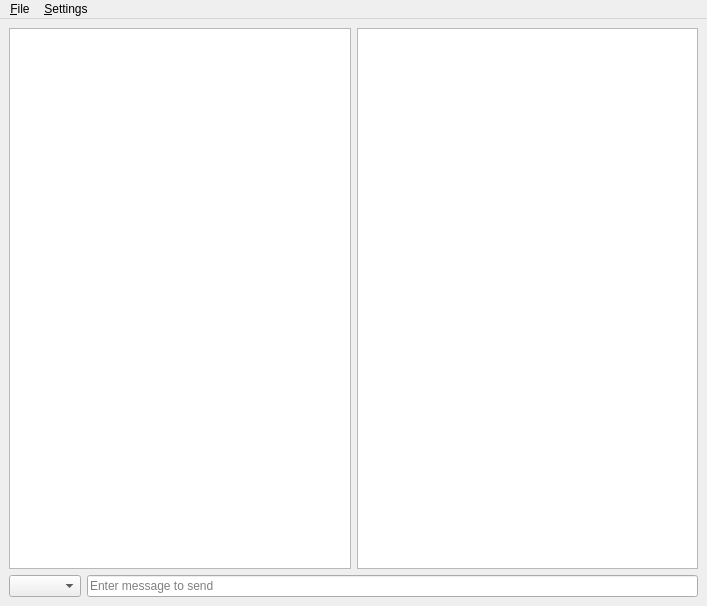
<?xml version="1.0" encoding="UTF-8"?>
<ui version="4.0">
 <class>MainWindow</class>
 <widget class="QMainWindow" name="MainWindow">
  <property name="windowModality">
   <enum>Qt::NonModal</enum>
  </property>
  <property name="geometry">
   <rect>
    <x>0</x>
    <y>0</y>
    <width>707</width>
    <height>606</height>
   </rect>
  </property>
  <property name="windowTitle">
   <string>MainWindow</string>
  </property>
  <property name="tabShape">
   <enum>QTabWidget::Triangular</enum>
  </property>
  <widget class="QWidget" name="centralwidget">
   <property name="cursor">
    <cursorShape>ArrowCursor</cursorShape>
   </property>
   <layout class="QGridLayout" name="gridLayout">
    <item row="1" column="0" colspan="2">
     <layout class="QHBoxLayout" name="horizontalLayout">
      <item>
       <widget class="QComboBox" name="userSelect"/>
      </item>
      <item>
       <widget class="QLineEdit" name="InputBar">
        <property name="focusPolicy">
         <enum>Qt::StrongFocus</enum>
        </property>
        <property name="toolTip">
         <string>Enter Text here to send</string>
        </property>
        <property name="statusTip">
         <string/>
        </property>
        <property name="autoFillBackground">
         <bool>false</bool>
        </property>
        <property name="inputMethodHints">
         <set>Qt::ImhNone</set>
        </property>
        <property name="echoMode">
         <enum>QLineEdit::Normal</enum>
        </property>
        <property name="cursorPosition">
         <number>0</number>
        </property>
        <property name="readOnly">
         <bool>false</bool>
        </property>
        <property name="placeholderText">
         <string>Enter message to send</string>
        </property>
        <property name="clearButtonEnabled">
         <bool>true</bool>
        </property>
       </widget>
      </item>
     </layout>
    </item>
    <item row="0" column="1">
     <widget class="QListWidget" name="msgList"/>
    </item>
    <item row="0" column="0">
     <widget class="QTableWidget" name="chatList">
      <property name="minimumSize">
       <size>
        <width>301</width>
        <height>521</height>
       </size>
      </property>
      <property name="defaultDropAction">
       <enum>Qt::LinkAction</enum>
      </property>
      <property name="alternatingRowColors">
       <bool>false</bool>
      </property>
      <property name="sortingEnabled">
       <bool>true</bool>
      </property>
     </widget>
    </item>
   </layout>
  </widget>
  <widget class="QMenuBar" name="menubar">
   <property name="geometry">
    <rect>
     <x>0</x>
     <y>0</y>
     <width>707</width>
     <height>21</height>
    </rect>
   </property>
   <widget class="QMenu" name="menuFile">
    <property name="title">
     <string>&amp;File</string>
    </property>
    <addaction name="actionExport"/>
    <addaction name="actionExit"/>
   </widget>
   <widget class="QMenu" name="menuSettings">
    <property name="title">
     <string>&amp;Settings</string>
    </property>
    <addaction name="actionServer"/>
   </widget>
   <addaction name="menuFile"/>
   <addaction name="menuSettings"/>
  </widget>
  <action name="actionExit">
   <property name="text">
    <string>E&amp;xit</string>
   </property>
  </action>
  <action name="actionExport">
   <property name="text">
    <string>&amp;Export</string>
   </property>
  </action>
  <action name="actionServer">
   <property name="text">
    <string>Server</string>
   </property>
  </action>
 </widget>
 <resources/>
 <connections>
  <connection>
   <sender>actionExit</sender>
   <signal>triggered()</signal>
   <receiver>MainWindow</receiver>
   <slot>close()</slot>
   <hints>
    <hint type="sourcelabel">
     <x>-1</x>
     <y>-1</y>
    </hint>
    <hint type="destinationlabel">
     <x>399</x>
     <y>299</y>
    </hint>
   </hints>
  </connection>
 </connections>
</ui>
